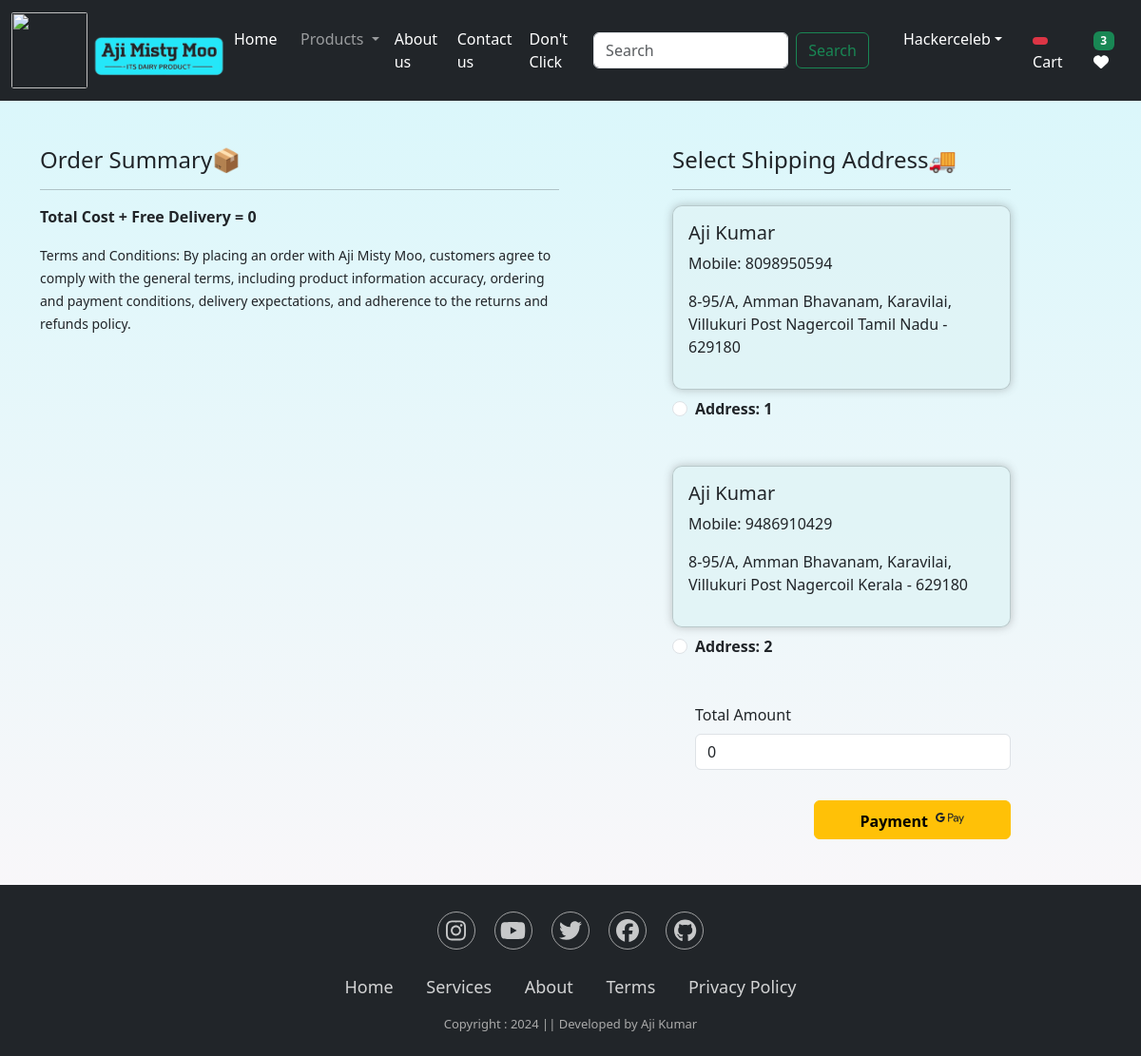
Screenshot of /checkout/ (signed in) with the database file from the repository.
### product/models.py (models this page shows, shortened)
class Customer(models.Model):
    user = models.ForeignKey(User,on_delete=models.CASCADE)
    name = models.CharField(max_length=100)
    address = models.CharField(max_length=200)
    city = models.CharField(max_length=100)
    mobile = models.IntegerField(default='')
    pincode = models.IntegerField()
    state = models.CharField(choices=STATE_CHOICES,max_length=100)

### product/views.py (the view, shortened to what this page needs)
# urls.py: path('checkout/',views.checkout.as_view(),name='checkout'),
@method_decorator(login_required,name='dispatch')
class checkout(View):
    def get(self,request):
        totalitem = 0
        wishitem = 0
        if request.user.is_authenticated:
            totalitem = len(Cart.objects.filter(user=request.user))
            wishitem = len(Wishlist.objects.filter(user=request.user))
        user=request.user
        add=Customer.objects.filter(user=user)
        cart_items=Cart.objects.filter(user=user)
        famount=0
        for p in cart_items:
            value = p.quantity * p.product.discounted_price
            famount=famount + value
        totalamount = famount
        razoramount= int(totalamount * 100)
        client =razorpay.Client(auth=(settings.RAZOR_KEY_ID, settings.RAZOR_KEY_SECRET))
        data = {"amount": razoramount, "currency":"INR","receipt":"order_rcptid_12"}
        payment_response = client.order.create(data=data)
        print(payment_response)
        order_id=payment_response['id']
        order_status=payment_response['status']
        return render(request, 'checkout.html',locals())

### product/templates/checkout.html (shortened to what this page needs)
{% extends "base.html" %}
{% load static %}
{% block main-content %}
<div class="container">
    <div class="row mt-5">
        <div class="col-sm-6">
            <h4>Order Summary📦</h4>
            <hr>
            <p class="fw-bold">Total Cost  +  Free Delivery = {{totalamount}} </p>
            <small>Terms and Conditions: By placing an order with Aji Misty Moo, customers agree to comply with the general terms, including product information accuracy, ordering and payment conditions, delivery expectations, and adherence to the returns and refunds policy.</small>
        </div>
        <div class="col-sm-4 offset-sm-1">
            <h4>Select Shipping Address🚚</h4>
            <hr>
            <form action="" method="post" id="myform">
                {% for ad in add %}
                    <div class="card">
                        <div class="card-body">
                            <h5>{{ad.name}} </h5>
                            <p>Mobile: {{ad.mobile}} </p>
                            <p>{{ad.address}}  {{ad.city}} {{ad.state}} - {{ad.pincode}} </p>
                        </div>
                    </div>
                    <div class="form-check mt-2 mb-5">
                        <input class="form-check-input" type="radio" name="custid" id="custadd{{forloop.counter}}" value="{{ad.id}}">
                        <label for="custadd{{forloop.counter}}" class="form-check-label fw-bold">Address: {{forloop.counter}}</label>
                    </div>
                {% endfor %}
                <div class="form-check mb-3">
                    <label for="totalamount" class="form-label">Total Amount</label>
                    <input type="number" name="totamount" id="" class="form-control" value={{totalamount}} readonly>
                </div>
                <div class="text-end">
                    <button type="submit" id="rzp-button1" class="btn btn-warning mt-3 px-5 fw-bold">Payment<span class="ms-2"><i class="fa-brands fa-google-pay text-dark fs-4" aria-hidden="true" ></i></span></button>
                </div>
            </form>
        </div>
    </div>
</div>
{% endblock main-content %}

### product/templates/base.html (shortened to what this page needs)
<!DOCTYPE html>
{% load static %}
<html lang="en">
<head>
    <link href="https://cdn.jsdelivr.net/npm/bootstrap@5.3.2/dist/css/bootstrap.min.css" rel="stylesheet">
    <link rel="stylesheet" href="{% static 'css/all.min.css' %}" >
    <link rel="stylesheet" href="{% static 'css/owl.carousel.min.css' %}">
    <link rel="stylesheet" href="{% static 'css/style.css' %}">
    <link rel="stylesheet"  href="https://cdnjs.cloudflare.com/ajax/libs/font-awesome/6.5.1/css/all.min.css"/>
</head>
<body>
    <nav class="navbar navbar-expand-lg navbar-dark bg-dark" >
        <div class="container-fluid">
          <a class="navbar-brand" href="#"> <img src="{% static '/img/aji.png'%} " alt="" height="50px" width="250px" style="margin-left: -50px; margin-top: 20px;"></a>
          <div class="collapse navbar-collapse" id="navbarSupportedContent">
            <ul class="navbar-nav me-auto mb-2 mb-lg-0">
              {% if request.user.is_authenticated %}
              <li class="nav-item">
                <a class="nav-link active" aria-current="page" href="/" style="margin-left: -70px;">Home</a>
              </li>
              <li class="nav-item dropdown">
                <a class="nav-link dropdown-toggle" href="#" role="button" data-bs-toggle="dropdown" aria-expanded="false">
                  Products
                </a>
              </li>
              <li class="nav-item">
                <a class="nav-link text-white" href="{% url 'about' %}">About us</a>
              </li>
              <li class="nav-item">
                <a class="nav-link text-white" href="{% url 'contact' %}">Contact us</a>
              </li>
              <li class="nav-item">
                <a class="nav-link text-white" href="#" onclick="confirmClick()" >Don't Click</a>
              </li>
            </ul>
            <form class="d-flex" role="search" action="/search">
              <input class="form-control me-2" type="search" placeholder="Search" name="search" aria-label="Search">
              <button class="btn btn-outline-success" type="submit">Search</button>
            </form>
          </div>
          <ul class="navbar-nav me-auto mb-2 mb-lg-0">
            <li class="nav-item dropdown mx-2">
              <a class="nav-link dropdown-toggle text-white" href="#" id="profileDropdown" role="button" data-bs-toggle="dropdown" aria-expanded="false">{{request.user|capfirst}}</a>
            </li>
            <li class="nav_item mx-2">
              <a href="{% url 'showcart' %}" class="nav-link text-white"><span class="badge bg-danger">{% if totalitem > 0 %} {{totalitem}} {% endif %} </span>  Cart</a>
            </li>
            <li class="nav_item mx-2">
              <a href="{% url 'showwishlist' %}" class="nav-link text-white"><span class="badge bg-success">{% if wishitem > 0 %} {{wishitem}} {% endif %} </span>   <i class="fa fa-heart"></i></a>
            </li>
            {% endif %}
          </ul>
        </div>
      </nav>
      {%block main-content %} {% endblock main-content %}
        <footer class="container-fluid  bg-dark text-center p-2 mt-5">
        <section class="footer" >
          <div class="social">
              <a href=""><i class="fab fa-instagram"></i></a>
              <a href=""><i class="fab fa-youtube"></i></a>
              <a href=""><i class="fab fa-twitter"></i></a>
              <a href=""><i class="fab fa-facebook"></i></a>
              <a href="https://github.com/Ajiartist2003" target="_blank"><i class="fab fa-github"></i></a>
          </div>
          <ul class="list">
              <li>
                <a href="/">Home</a>
              </li>
              <li>
                <a href="">Services</a>
              </li>
              <li>
                <a href="/about">About</a>
              </li>
              <li>
                <a href="">Terms</a>
              </li>
              <li>
                <a href="">Privacy Policy</a>
              </li>
          </ul>
          <p class="copyright">
            Copyright : 2024  ||  Developed by Aji Kumar
          </p>
        </section>
      </footer>
</body>
</html>

### product/templates/base.html (style rules this page uses)
.footer .social { text-align: center; padding-bottom: 25px; color: #4b4c4d; margin-top: 20px; }
.footer .social a { font-size: 24px; color: white; border: 1px solid #ccc; width: 40px; height: 40px; line-height: 38px; display: inline-block; text-align: center; border-radius: 50%; margin: 0 8px; opacity: 0.75; }
.footer ul { margin-top: 0px; padding: 0; list-style: none; font-size: 18px; line-height: 1.6; margin-bottom: 0; text-align: center; }
.footer ul a { color: white; text-decoration: none; opacity: 0.8; }
.footer ul li { display: inline-block; padding: 0 15px; }
.footer .copyright { margin-top: 15px; text-align: center; font-size: 13px; color: #aaa; }
.d-flex { margin-right:20px; }

### product/templates/checkout.html (style rules this page uses)
body { background: linear-gradient(#d7f7fb,#fff7f9); }
.card { background: #dff3f5ce; border-radius: 10px; box-shadow: 0 0 10px rgba(71, 70, 70, 0.315); }

### rows the page displays
Customer: name "Aji Kumar", mobile "8098950594", address "8-95/A, Amman Bhavanam, Karavilai, Villukuri Post", city "Nagercoil", state "Tamil Nadu", pincode "629180"
Customer: name "Aji Kumar", mobile "9486910429", address "8-95/A, Amman Bhavanam, Karavilai, Villukuri Post", city "Nagercoil", state "Kerala", pincode "629180"

### other values shown
{{ request.user|capfirst }} "Hackerceleb"
{{ wishitem }} "3"
{{ totalamount }} "0"
